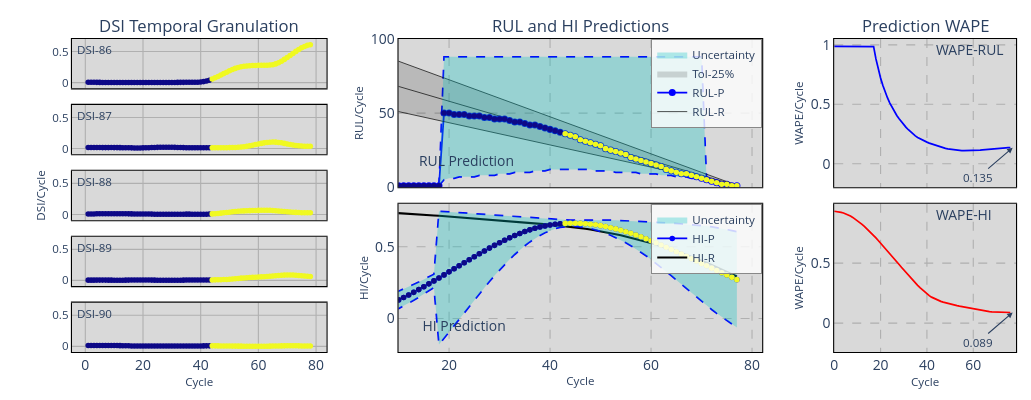

Notebook code cell kept with this figure:
### Code cell
i = 60
params = df.iloc[i, 1:12].values
m,nI,nR,nO,mO,N1,N2,N3,τ,act,W = ParseParams(params)
X, Y, Z, kX = PrepareData(RS, HI, W, nI, nO, mO)
ref, J, L = RefEoL(sig, EOL, kX) 

teda = AutoCloud(m=m,nI=nI,nR=nR,nO=nO,mO=mO,ηS=[N1,N2,N3],
			  tau=τ,eol=EOL,ref=ref,act=act,
			  wtaG=False,wtaP=False,store=True,feedback='symmetric',
			  rho=RHO,intr_state='carry',**RHO_KW
			  )

teda.SimGranularRUL(J,L,X,Y,Z,MODE_RUL)
teda.HI_Granularity()
print(f"HI : cov={teda.cov:.3f} | sp={teda.sp:.3f} | V=média(cov*sp)={teda.V:.4f} | Vsum={teda.Vsum:.4f} | "
      f"rho: {teda.rho_hist[0]:.3f} -> {teda.rho_hist[-1]:.3f} ({teda.rho_mode})")

PlotSimulation(teda=teda,mode='ply',xi=10, yf=100,ftrs=5,dsi_mode='hide')
